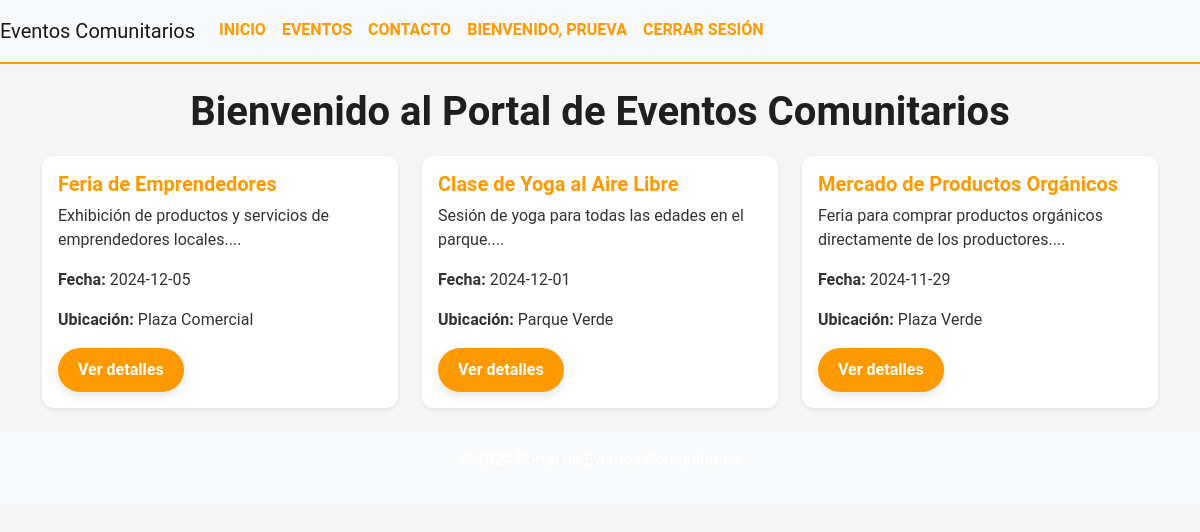
The page /index.php (signed in) on the database its author committed.
### tables this page shows
CREATE TABLE `eventos` (
  `id` int(11) NOT NULL,
  `titulo` varchar(100) DEFAULT NULL,
  `descripcion` text DEFAULT NULL,
  `fecha` date DEFAULT NULL,
  `ubicacion` varchar(100) DEFAULT NULL,
  `categoria` varchar(50) DEFAULT NULL,
  `cupo` int(11) DEFAULT NULL,
  `admin_id` int(11) DEFAULT NULL
);

### index.php (the view)
<?php
include 'includes/header.php';
?>
<h1 class="text-center">Bienvenido al Portal de Eventos Comunitarios</h1>
<div class="row">
    <?php
    include 'includes/db.php';
    $sql = "SELECT * FROM eventos ORDER BY fecha DESC LIMIT 3";
    $stmt = $conn->prepare($sql);
    $stmt->execute();
    $eventos = $stmt->fetchAll();
    foreach ($eventos as $evento) {
        echo "<div class='col-md-4'>";
        echo "<div class='card mb-4 shadow-sm'>";
        echo "<div class='card-body'>";
        echo "<h5 class='card-title'>{$evento['titulo']}</h5>";
        echo "<p class='card-text'>". substr($evento['descripcion'], 0, 100) . "...</p>";
        echo "<p><strong>Fecha:</strong> {$evento['fecha']}</p>";
        echo "<p><strong>Ubicación:</strong> {$evento['ubicacion']}</p>";
        echo "<a href='evento_detalle.php?id={$evento['id']}' class='btn btn-primary'>Ver detalles</a>";
        echo "</div></div></div>";
    }
    ?>
</div>
<?php
include 'includes/footer.php';
?>

### assets/css/estilos.css (style rules this page uses)
body { background-color: #f5f5f5; font-family: 'Roboto', sans-serif; color: #333; margin: 0; padding: 0; }
h1, h2 { color: #1f1f1f; font-weight: 700; text-align: center; margin-bottom: 20px; }
.card { border: none; border-radius: 12px; box-shadow: 0px 4px 12px rgba(0, 0, 0, 0.1); transition: transform 0.3s ease, box-shadow 0.3s ease; background-color: #ffffff; margin-bottom: 20px; }
.card-title { color: #ff9900; font-weight: bold; }
.btn-primary { background-color: #ff9900; border: none; border-radius: 30px; padding: 10px 20px; transition: background-color 0.3s ease, box-shadow 0.3s ease; box-shadow: 0px 4px 8px rgba(0, 0, 0, 0.1); font-weight: bold; }

### rows shown on the page
eventos: titulo "Feria de Emprendedores", descripcion "Exhibición de productos y servicios de emprendedores locales.", fecha "2024-12-05", ubicacion "Plaza Comercial"
eventos: titulo "Clase de Yoga al Aire Libre", descripcion "Sesión de yoga para todas las edades en el parque.", fecha "2024-12-01", ubicacion "Parque Verde"
eventos: titulo "Mercado de Productos Orgánicos", descripcion "Feria para comprar productos orgánicos directamente de los productores.", fecha "2024-11-29", ubicacion "Plaza Verde"

### other values the page prints
$_SESSION['nombre'] "PRUEVA"
